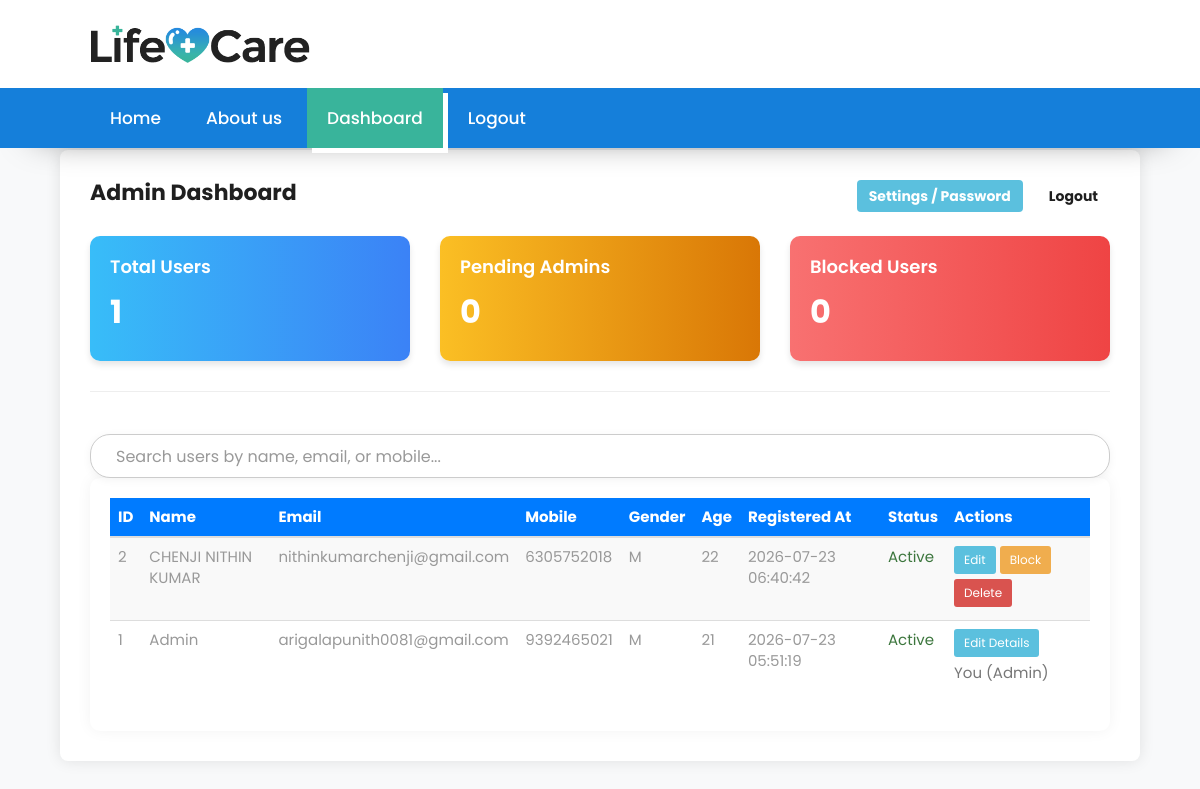
The page /admin (signed in) on the database its author committed.
### app.py (models this page shows)
class User(db.Model):
    id = db.Column(db.Integer, primary_key=True)
    name = db.Column(db.String(100), nullable=False)
    email = db.Column(db.String(100), unique=True, nullable=False)
    password = db.Column(db.String(255), nullable=False)
    mobile = db.Column(db.String(15), nullable=False)
    gender = db.Column(db.Enum('M', 'F', 'O'), nullable=False)
    age = db.Column(db.Integer, nullable=False)
    role = db.Column(db.String(10), default='user')
    status = db.Column(db.String(10), default='active')
    created_at = db.Column(db.DateTime, default=datetime.utcnow)

### app.py (the view)
@app.route('/admin')
@admin_required
def admin():
    users = User.query.order_by(User.created_at.desc()).all()
    total_users = User.query.filter_by(role='user').count()
    pending_admins = User.query.filter_by(role='admin', status='pending').count()
    blocked_users = User.query.filter_by(status='blocked').count()
    return render_template('admin.html', users=users, total_users=total_users, pending_admins=pending_admins, blocked_users=blocked_users)

### app.py (called while the page is built)
def admin_required(f):
    @wraps(f)
    def decorated_function(*args, **kwargs):
        if 'user_id' not in session or session.get('role') != 'admin':
            flash('You do not have permission to access this page.', 'danger')
            return redirect(url_for('login'))
        return f(*args, **kwargs)
    return decorated_function

### templates/admin.html (shortened to what this page needs)
<!DOCTYPE html>
<html lang="en">
<head>
    <link rel="stylesheet" href="static/css/bootstrap.min.css">
    <link rel="stylesheet" href="style.css">
    <link rel="stylesheet" href="static/css/colors.css">
    <link rel="stylesheet" href="static/css/versions.css">
    <link rel="stylesheet" href="static/css/responsive.css">
    <link rel="stylesheet" href="static/css/custom.css">
</head>
<body class="clinic_version">
   <header>
       <div class="header-top wow fadeIn">
           <div class="container">
               <a class="navbar-brand" href="index.html"><img src="static/images/logo.png" alt="image"></a>
           </div>
       </div>
       <div class="header-bottom wow fadeIn">
           <div class="container">
               <nav class="main-menu">
                   <div id="navbar" class="navbar-collapse collapse">
                        <ul class="nav navbar-nav">
                            <li><a href="{{url_for('index')}}">Home</a></li>
                            <li><a data-scroll href="{{url_for('about')}}">About us</a></li>
                            {% if 'user_id' in session %}
                                {% if session.get('role') == 'admin' %}
                                    <li><a class="active" data-scroll href="{{url_for('admin')}}">Dashboard</a></li>
                                {% endif %}
                                <li><a data-scroll href="{{url_for('logout')}}">Logout</a></li>
                            {% else %}
                                <li><a data-scroll href="{{url_for('login')}}">Login</a></li>
                            {% endif %}
                        </ul>
                   </div>
               </nav>
           </div>
       </div>
   </header>
   <section id="admin-section" class="admin_section">
       <div class="container admin-container" style="max-width: 1200px;">
           <div class="row align-items-center mb-4">
               <div class="col-md-6">
                   <h2 style="margin: 0; font-weight: bold;">Admin Dashboard</h2>
               </div>
               <div class="col-md-6" style="text-align: right;">
                   <button type="button" class="btn btn-info" data-toggle="modal" data-target="#profileModal" style="color: white; font-weight: bold; margin-right: 10px;">Settings / Password</button>
                   <a href="{{ url_for('logout') }}" class="btn btn-secondary" style="font-weight: bold;">Logout</a>
               </div>
           </div>
           <div class="row mb-4" style="margin-top: 20px;">
               <div class="col-md-4">
                   <div class="card text-white bg-primary mb-3" style="border-radius: 10px; padding: 20px; box-shadow: 0 4px 6px rgba(0,0,0,0.1); background: linear-gradient(to right, #38bdf8, #3b82f6);">
                       <div class="card-body">
                           <h5 class="card-title" style="color:white; font-size: 18px; margin-bottom: 5px; font-weight: 600;">Total Users</h5>
                           <h2 class="card-text" style="color:white; font-weight: bold; margin: 0; font-size: 32px;">{{ total_users }}</h2>
                       </div>
                   </div>
               </div>
               <div class="col-md-4">
                   <div class="card text-white bg-warning mb-3" style="border-radius: 10px; padding: 20px; box-shadow: 0 4px 6px rgba(0,0,0,0.1); background: linear-gradient(to right, #fbbf24, #d97706);">
                       <div class="card-body">
                           <h5 class="card-title" style="color:white; font-size: 18px; margin-bottom: 5px; font-weight: 600;">Pending Admins</h5>
                           <h2 class="card-text" style="color:white; font-weight: bold; margin: 0; font-size: 32px;">{{ pending_admins }}</h2>
                       </div>
                   </div>
               </div>
               <div class="col-md-4">
                   <div class="card text-white bg-danger mb-3" style="border-radius: 10px; padding: 20px; box-shadow: 0 4px 6px rgba(0,0,0,0.1); background: linear-gradient(to right, #f87171, #ef4444);">
                       <div class="card-body">
                           <h5 class="card-title" style="color:white; font-size: 18px; margin-bottom: 5px; font-weight: 600;">Blocked Users</h5>
                           <h2 class="card-text" style="color:white; font-weight: bold; margin: 0; font-size: 32px;">{{ blocked_users }}</h2>
                       </div>
                   </div>
               </div>
           </div>
           <hr style="margin: 30px 0;">
           <div class="form-group mb-4">
               <input type="text" id="userSearch" class="form-control" placeholder="Search users by name, email, or mobile..." style="border-radius: 20px; padding: 20px 25px; box-shadow: 0 2px 10px rgba(0,0,0,0.05); font-size: 16px;">
           </div>
           <div class="table-responsive" style="background: white; border-radius: 10px; box-shadow: 0 0 15px rgba(0,0,0,0.05); padding: 20px;">
               <table class="table table-striped table-hover">
                   <thead>
                       <tr>
                           <th>ID</th>
                           <th>Name</th>
                           <th>Email</th>
                           <th>Mobile</th>
                           <th>Gender</th>
                           <th>Age</th>
                           <th>Registered At</th>
                           <th>Status</th>
                           <th>Actions</th>
                       </tr>
                   </thead>
                   <tbody id="userTableBody">
                       {% for user in users %}
                       <tr>
                           <td>{{ user.id }}</td>
                           <td>{{ user.name }}</td>
                           <td>{{ user.email }}</td>
                           <td>{{ user.mobile }}</td>
                           <td>{{ user.gender }}</td>
                           <td>{{ user.age }}</td>
                           <td>{{ user.created_at.strftime('%Y-%m-%d %H:%M:%S') }}</td>
                           <td>
                               {% if user.status == 'blocked' %}
                                   <span class="text-danger font-weight-bold">Blocked</span>
                               {% elif user.status == 'pending' %}
                                   <span class="text-warning font-weight-bold">Pending</span>
                               {% else %}
                                   <span class="text-success font-weight-bold">Active</span>
                               {% endif %}
                           </td>
                           <td>
                               {% if user.status == 'pending' %}
                                   <a href="{{ url_for('approve_user', user_id=user.id) }}" class="btn btn-primary btn-sm" style="color:white; margin-bottom: 5px;">Approve</a>
                                   <a href="{{ url_for('delete_user', user_id=user.id) }}" class="btn btn-danger btn-sm" onclick="return confirm('Are you sure you want to reject and delete this admin request?');" style="margin-bottom: 5px;">Reject</a>
                               {% elif user.role != 'admin' or user.id != session.get('user_id') %}
                                   <button type="button" class="btn btn-info btn-sm" data-toggle="modal" data-target="#editModal{{ user.id }}" style="margin-bottom: 5px; color:white;">Edit</button>
                                   {% if user.status == 'active' %}
                                       <a href="{{ url_for('block_user', user_id=user.id) }}" class="btn btn-warning btn-sm" style="color:white; margin-bottom: 5px;">Block</a>
                                   {% else %}
                                       <a href="{{ url_for('unblock_user', user_id=user.id) }}" class="btn btn-success btn-sm" style="color:white; margin-bottom: 5px;">Unblock</a>
                                   {% endif %}
                                   <a href="{{ url_for('delete_user', user_id=user.id) }}" class="btn btn-danger btn-sm" onclick="return confirm('Are you sure you want to delete this user?');" style="margin-bottom: 5px;">Delete</a>
                               {% else %}
                                   <button type="button" class="btn btn-info btn-sm" data-toggle="modal" data-target="#editModal{{ user.id }}" style="margin-bottom: 5px; color:white;">Edit Details</button>
                                   <span class="text-muted" style="display:block;">You (Admin)</span>
                               {% endif %}
                           </td>
                       </tr>
                       {% else %}
                       <tr id="noUsersRow">
                           <td colspan="9" class="text-center" style="padding: 30px; font-size: 16px; color: #6c757d;">No users registered yet.</td>
                       </tr>
                       {% endfor %}
                   </tbody>
               </table>
           </div>
       </div>
   </section>

### static/style.css (style rules this page uses)
body { color: #999; font-size: 15px; font-family: 'Source Sans Pro', sans-serif; line-height: 1.80857; }
a { color: #1f1f1f; text-decoration: none !important; outline: none !important; -webkit-transition: all .3s ease-in-out; -moz-transition: all .3s ease-in-out; -ms-transition: all .3s ease-in-out; -o-transition: all .3s ease-in-out; transition: all .3s ease-in-out; }
h1, h2, h3, h4, h5, h6 { letter-spacing: 0; font-weight: normal; position: relative; padding: 0 0 10px 0; font-weight: normal; line-height: 120% !important; color: #1f1f1f; margin: 0 }
h2 { font-size: 22px }
h5 { font-size: 14px }
a { color: #1f1f1f; text-decoration: none; outline: none; }
a, .btn { text-decoration: none !important; outline: none !important; -webkit-transition: all .3s ease-in-out; -moz-transition: all .3s ease-in-out; -ms-transition: all .3s ease-in-out; -o-transition: all .3s ease-in-out; transition: all .3s ease-in-out; }
.navbar-nav li { position: relative; }
.btn { border: 0 !important; }

### static/css/versions.css (style rules this page uses)
body.clinic_version { font-family: 'Roboto', sans-serif; }

### static/css/responsive.css (style rules this page uses)
@media (max-width: 1200px) { .container { width: 90%; } }

### static/css/custom.css (style rules this page uses)
* { font-family: 'Poppins', sans-serif; }
h1,h2,h3,h4,h5,h6 { font-family: 'Poppins', sans-serif; }
.navbar-brand img { width: 220px; }
.header-bottom { float: left; width: 100%; background: #157fda; }
header { float: left; width: 100%; position: fixed; z-index: 5; background: #fff; box-shadow: 0 20px 40px -40px #000; top: 0; }
.header-bottom nav.main-menu { margin: 0; padding: 0; border: none; background: transparent; float: left; }
.header-bottom nav.main-menu ul.nav.navbar-nav > li a { color: #fff; font-size: 15px; padding: 20px 20px; text-transform: uppercase; letter-spacing: 0; font-weight: 700; }
.header-bottom nav.main-menu ul.nav.navbar-nav > li a:hover, .header-bottom nav.main-menu ul.nav.navbar-nav > li a:focus, .header-bottom nav.main-menu ul.nav.navbar-nav > li a.active { color: #fff; background: #39b49b; box-shadow: 5px 5px 0 0px #fff; }
.header-top { float: left; width: 100%; padding: 10px 0; }
.header-top .navbar-brand { float: left; height: auto; }
.form-group { float: left; width: 100%; margin: 0; }
.form-group input, .form-group select { float: left; width: 100%; border-radius: 0; border: solid #ccc 1px; padding: 8px 15px; font-weight: 400; font-size: 13px; margin: 12px 0 0; box-shadow: none; color: #333; height: 44px; }
.header-bottom nav.main-menu ul.nav.navbar-nav > li a { color: #fff; font-size: 17px; padding: 20px 20px; text-transform: none; letter-spacing: 0; font-weight: 500; margin-right: 5px; }

### templates/admin.html (style rules this page uses)
.admin_section { min-height: 100vh; padding-top: 150px; background-color: #f8f9fa; }
.admin-container { background: #ffffff; padding: 30px; border-radius: 8px; box-shadow: 0 0 15px rgba(0, 0, 0, 0.1); margin-bottom: 50px; }
.table th { background-color: #007bff; color: white; }

### rows shown on the page
User: id "2", name "CHENJI NITHIN KUMAR", email "nithinkumarchenji@gmail.com", mobile "6305752018", gender "M", age "22", created_at "2026-07-23 06:40:42", status "Active"
User: id "1", name "Admin", email "arigalapunith0081@gmail.com", mobile "9392465021", gender "M", age "21", created_at "2026-07-23 05:51:19", status "Active"

### other values the page prints
{{ total_users }} "1"
{{ pending_admins }} "0"
{{ blocked_users }} "0"
